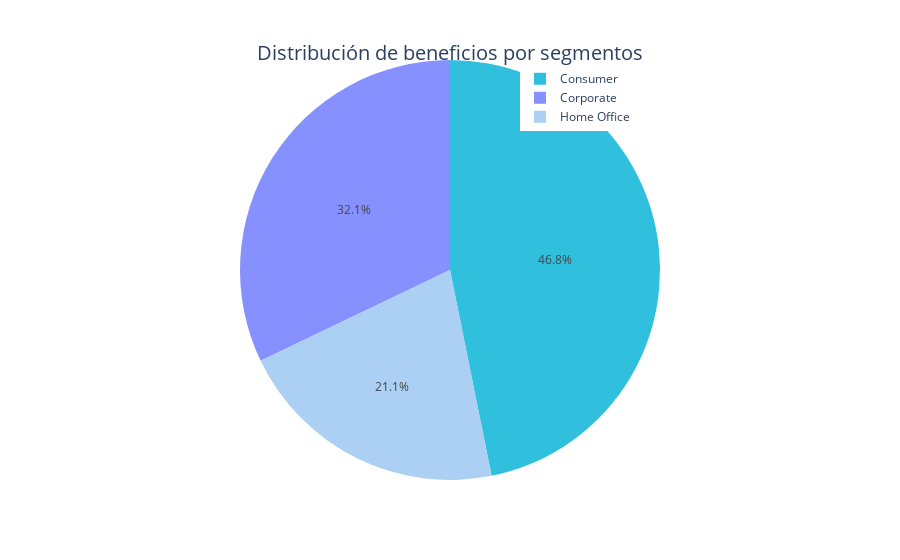

Notebook code cell kept with this figure:
### Code cell
fig =px.pie(df_segment, names='segment', values='profit',
            color = ['Consumer', 'Corporate', 'Home Office'],
             color_discrete_map = {'Consumer': '#30BFDD',
                                   'Corporate': '#8690FF',
                                   'Home Office': '#ACD0F4'})



fig.update_layout(title = dict(text = "Distribución de beneficios por segmentos", 
															 font = dict(size = 20),
															 automargin = True, 
															 yref = 'paper',
															 x = 0.5,
															 y = 1),
							    legend = dict(yanchor = "top",
														    y = 0.99,
														    xanchor = "right",
														    x = 0.75))
fig.show()

### Figure 1 — Plotly figure (JSON) as saved in the notebook; plotly's stock layout.template omitted (floating-point values rounded to 4 significant figures)
{"data": [{"customdata": [["Consumer"], ["Corporate"], ["Home Office"]], "domain": {"x": [0, 1], "y": [0, 1]}, "hovertemplate": "segment=%{label}<br>profit=%{value}<br>color=%{customdata[0]}<extra></extra>", "labels": ["Consumer", "Corporate", "Home Office"], "legendgroup": "", "marker": {"colors": ["#30BFDD", "#8690FF", "#ACD0F4"]}, "name": "", "showlegend": true, "type": "pie", "values": [134100.0, 91980.0, 60300.0]}], "layout": {"legend": {"tracegroupgap": 0, "x": 0.75, "xanchor": "right", "y": 0.99, "yanchor": "top"}, "margin": {"t": 60}, "title": {"automargin": true, "font": {"size": 20}, "text": "Distribución de beneficios por segmentos", "x": 0.5, "y": 1, "yref": "paper"}}}
